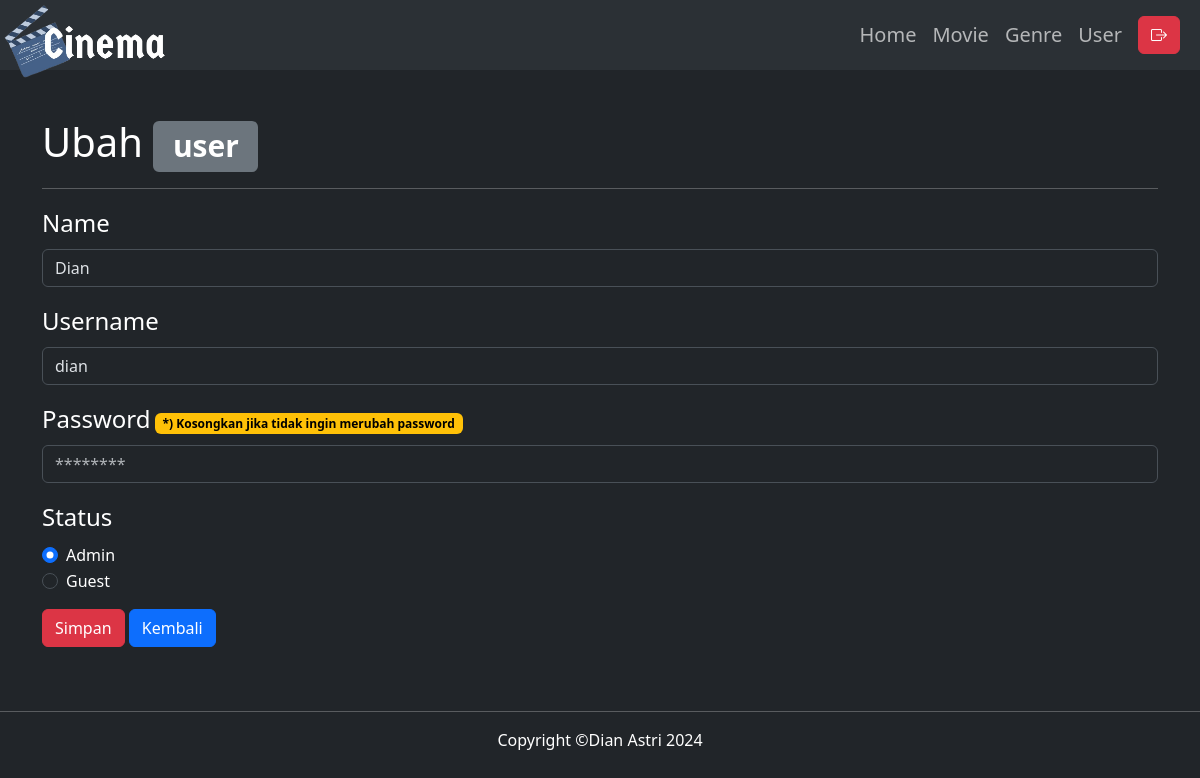
The page /user_update.php?id=1 (signed in) on the database its author committed.
### tables this page shows
CREATE TABLE `user` (
  `iduser` int NOT NULL,
  `full_name` varchar(225) NOT NULL,
  `username` varchar(45) NOT NULL,
  `password` varchar(225) NOT NULL,
  `status` tinyint NOT NULL,
  `last_update` timestamp NULL DEFAULT CURRENT_TIMESTAMP ON UPDATE CURRENT_TIMESTAMP
);

### user_update.php (called while the page is built, shortened)
<?php require 'views/partial_admin/header.php'; ?>
<?php require 'views/partial_admin/navigation.php'; ?>
<?php require 'functions.php'; ?>
<?php
$id = $_GET['id'];
$data = query("SELECT * FROM user WHERE iduser = $id")[0];
?>
<?php require ('views/user/update-view.php'); ?>
<?php require 'views/partial_admin/footer.php'; ?>

### functions.php (called while the page is built, shortened)
<?php
$conn = mysqli_connect("localhost", "root", "", "pw2024_tubes_233040085");
function query($query)
{
    global $conn;
    $result = mysqli_query($conn, $query);
    $rows = [];
    while ($row = mysqli_fetch_assoc($result)) {
        $rows[] = $row;
    }
    return $rows;
}
?>

### views/user/update-view.php (the view, shortened to what this page needs)
<div class="container text-left pt-5">
    <div class="row">
        <div class="col">
            <h1>Ubah <span class="badge text-bg-secondary">user</span></h1>
            <hr>
            <form action="" method="POST" class="text-decoration-none pb-5">
                <div class="mb-3">
                    <label for="full_name" class="form-label fs-4">Name</label>
                    <input type="text" name="full_name" class="form-control" id="full_name"
                        value="<?= $data["full_name"] ?>" placeholder="Add user here" required>
                </div>
                <div class="mb-3">
                    <label for="username" class="form-label fs-4">Username</label>
                    <input type="text" name="username" class="form-control" id="username"
                        placeholder="Add username here" value="<?= $data["username"] ?>" required>
                </div>
                <div class="mb-3">
                    <label for="password" class="form-label fs-4">Password</label>
                    <span class="badge text-bg-warning">*) Kosongkan jika tidak ingin merubah password</span>
                    <input type="password" name="password" class="form-control" id="password" placeholder="********"
                        minlength="8" value="">
                </div>
                <div class="mb-3">
                    <label for="status" class="form-label fs-4">Status</label>
                    <div class="form-check">
                        <input class="form-check-input" type="radio" name="status" id="status1" <?= ($data["status"] == 1) ? "checked" : ""; ?> value="1">
                        <label class="form-check-label" for="status1">
                            Admin
                        </label>
                    </div>
                    <div class="form-check">
                        <input class="form-check-input" type="radio" name="status" id="status2" <?= ($data["status"] == 0) ? "checked" : ""; ?> value="0">
                        <label class="form-check-label" for="status2">
                            Guest
                        </label>
                    </div>
                </div>
                <button class="btn btn-danger" type="submit" name="submit">Simpan</button> <a href="user_list.php"
                    class="btn btn-primary">Kembali</a>
            </form>
        </div>
    </div>
</div>

### rows shown on the page
user: full_name "Dian", username "dian", status "☑ Admin", status "☐ Guest"
